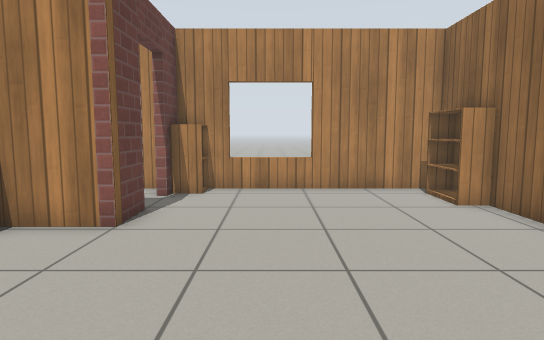
View 1 (above)

16 first-person views from a walk through a Gazebo world. The camera is 0.9 m above the floor, tilts 6° down and sees 75° across. The floor is counted in squares, 0.5 m on a side. Each view is taken from the middle of a square. On the plan, view 1 faces up. The plan holds only what a view shows up to about 17 squares ahead; the rest is blank. Robots are left out. Gazebo's built-in surfaces are drawn with simple patterns.

View 2
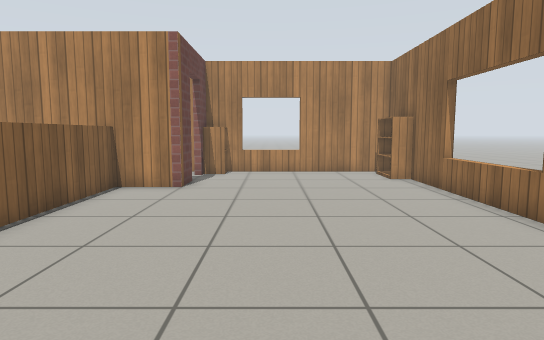

View 3
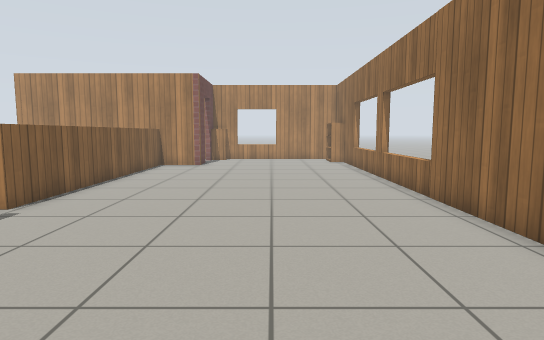

View 4
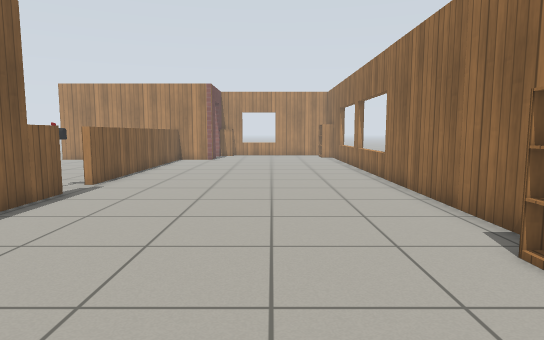

View 5
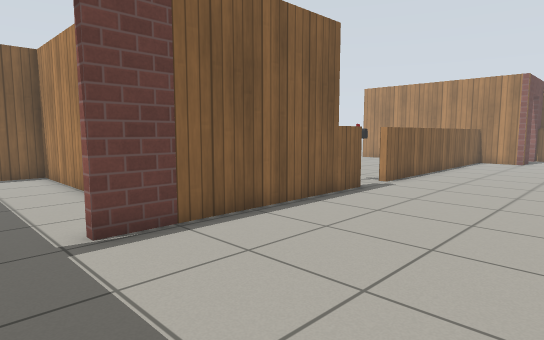

View 6
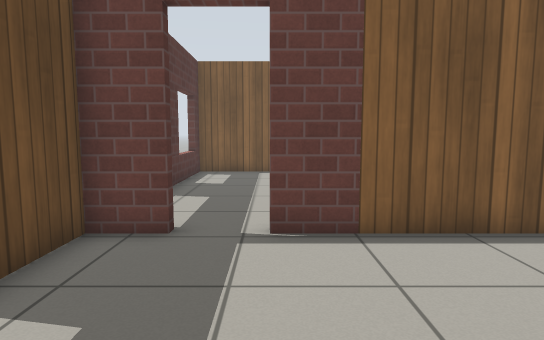

View 7
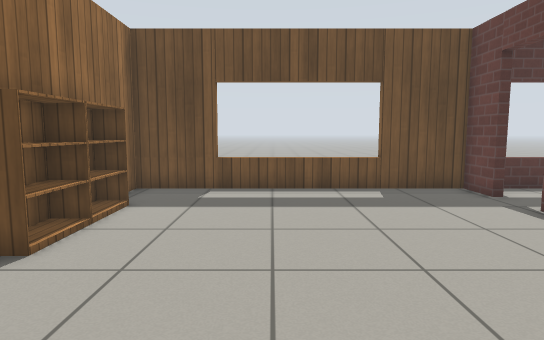

View 8
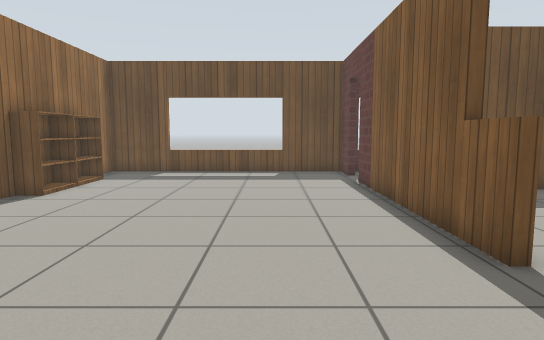

View 9
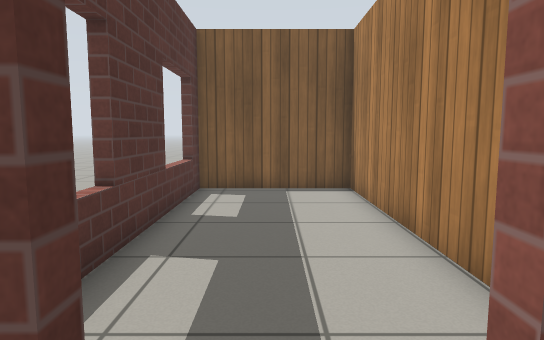

View 10
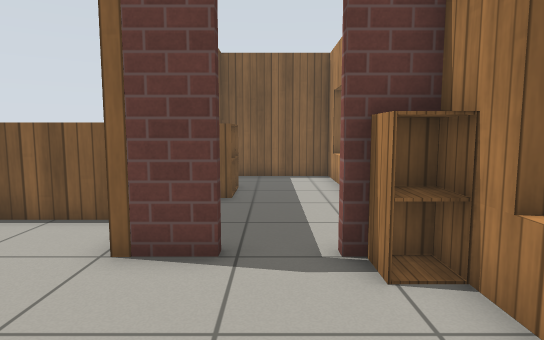

View 11
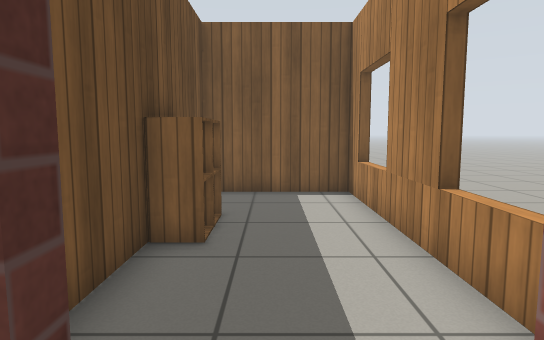

View 12
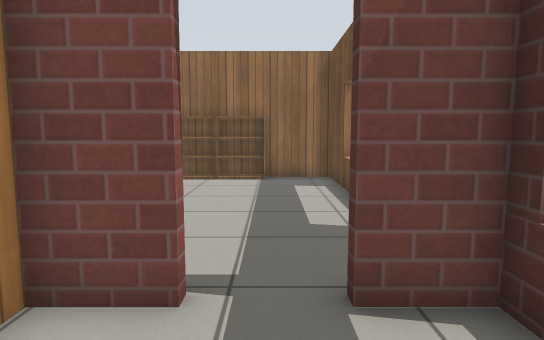

View 13
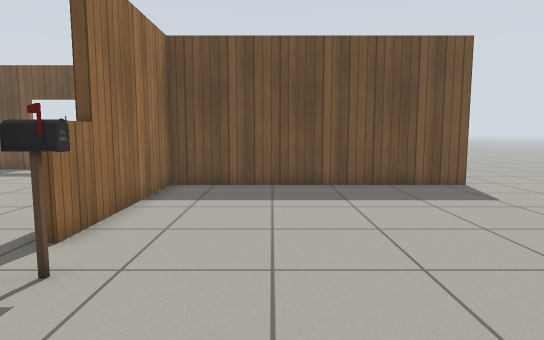

View 14
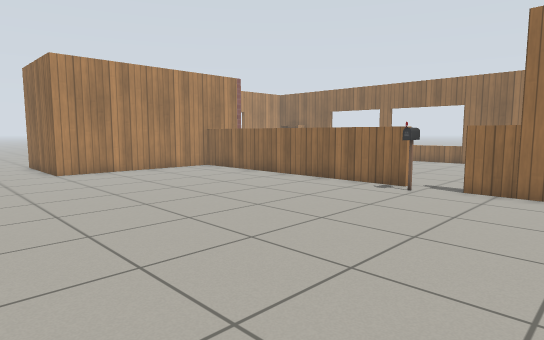

View 15
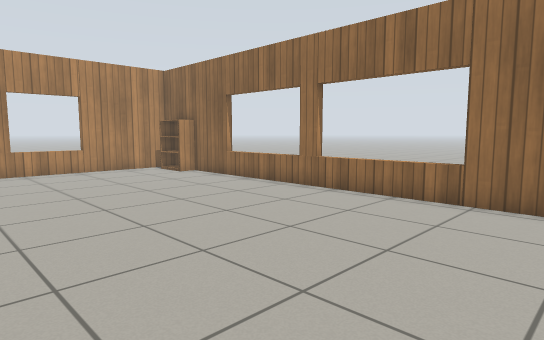

View 16
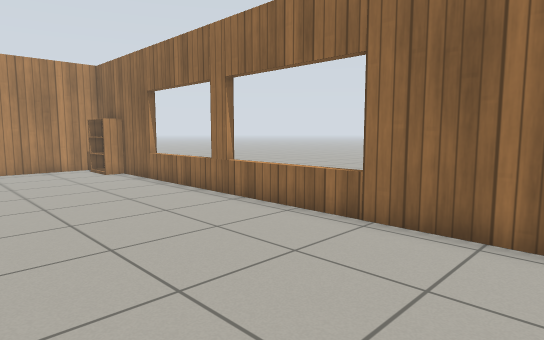

### Floor plan
Ten units are one square. View 1 is at (0, 0); x grows to the right and y downward. Boxes are objects, and circles mark ways between rooms. Rooms are numbered by the first view taken in them; rooms with no view inside come last. Other rooms are left out.
<svg viewBox="-163 -123 223 316">
<path fill="none" stroke="#000" d="M-52 66 -52 151M-30 -82 -30 -67 -50 -67M-30 -105 -30 -100M54 -106 54 -113 -16 -113M13 -113 13 -118M-14 -118 -14 -113M-52 168 -52 183 54 183 54 -83M-55 66 -52 66M-52 -70 -52 49M-79 134 -154 134 -154 183 -55 183 -55 168M-55 151 -55 134M-158 131 -55 131 -55 66M-95 -67 -130 -67 -130 -104M-50 -67 -75 -67M-92 183 -92 188M-145 183 -145 188M-25 183 -25 188M28 188 28 183M-55 49 -55 -28M-75 -70 -52 -70M-70 -118 -70 -113M-116 -118 -116 -113M-35 -113 -127 -113 -127 -70 -94 -70"/>
<rect x="-35" y="-115" width="20" height="10" fill="#bbb"><title>cabinet</title></rect>
<rect x="45" y="135" width="10" height="20" fill="#bbb"><title>bookshelf</title></rect>
<rect x="45" y="115" width="10" height="20" fill="#bbb"><title>bookshelf</title></rect>
<rect x="45" y="-105" width="10" height="20" fill="#bbb"><title>bookshelf</title></rect>
<rect x="-65" y="45" width="10" height="10" fill="#bbb"><title>postbox</title></rect>
<rect x="-95" y="-85" width="10" height="20" fill="#bbb"><title>cabinet</title></rect>
<rect x="-85" y="-85" width="10" height="20" fill="#bbb"><title>cabinet</title></rect>
<circle cx="-50" cy="155" r="3" fill="#2a7"/>
<circle cx="-50" cy="60" r="3" fill="#2a7"/>
<circle cx="-30" cy="-95" r="3" fill="#2a7"/>
<text x="10" y="30">1</text>
<text x="-100" y="150">2</text>
<text x="-110" y="50">3</text>
<text x="-80" y="-90">4</text>
</svg>
Room 1 opens to room 2. Room 1 opens to room 3. Room 1 opens to room 4.

Where each view was taken, in squares from view 1:
view 1: 0 up, 0 right, facing up
view 2: 5 down, 0 right, facing up
view 3: 13 down, 1 right, facing up
view 4: 17 down, 1 right, facing up
view 5: 17 down, 1 right, facing up-left
view 6: 15 down, 1 right, facing left
view 7: 7 down, 1 right, facing down
view 8: 2 down, 2 left, facing down
view 9: 16 down, 4 left, facing left
view 10: 9 up, 2 right, facing left
view 11: 9 up, 2 left, facing left
view 12: 16 down, 9 left, facing right
view 13: 1 down, 9 left, facing down
view 14: 10 down, 17 left, facing up-right
view 15: 6 down, 4 left, facing up-right
view 16: 7 down, 1 left, facing up-right
